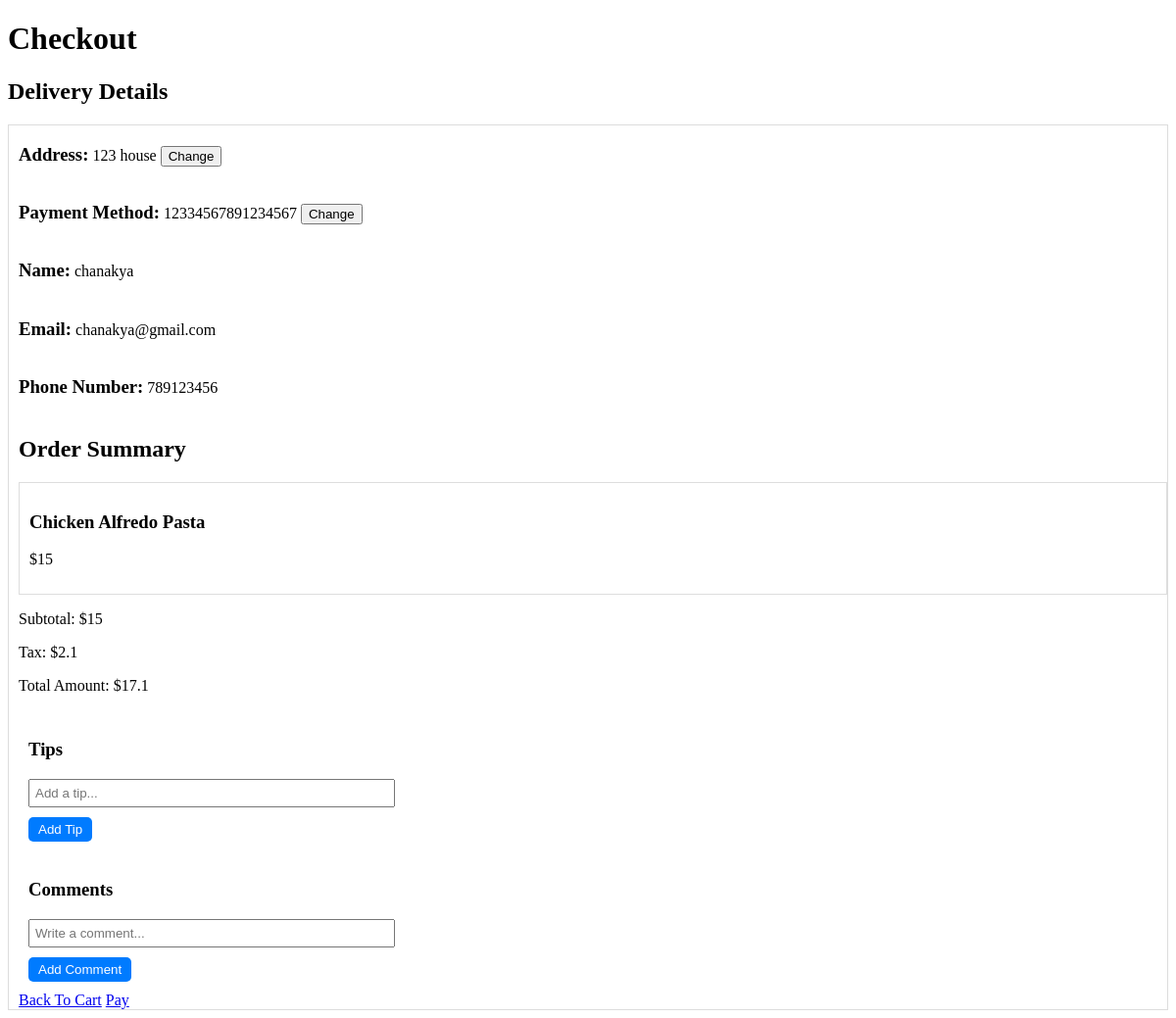
The page /checkout/1 (signed in) on the database as committed earlier.
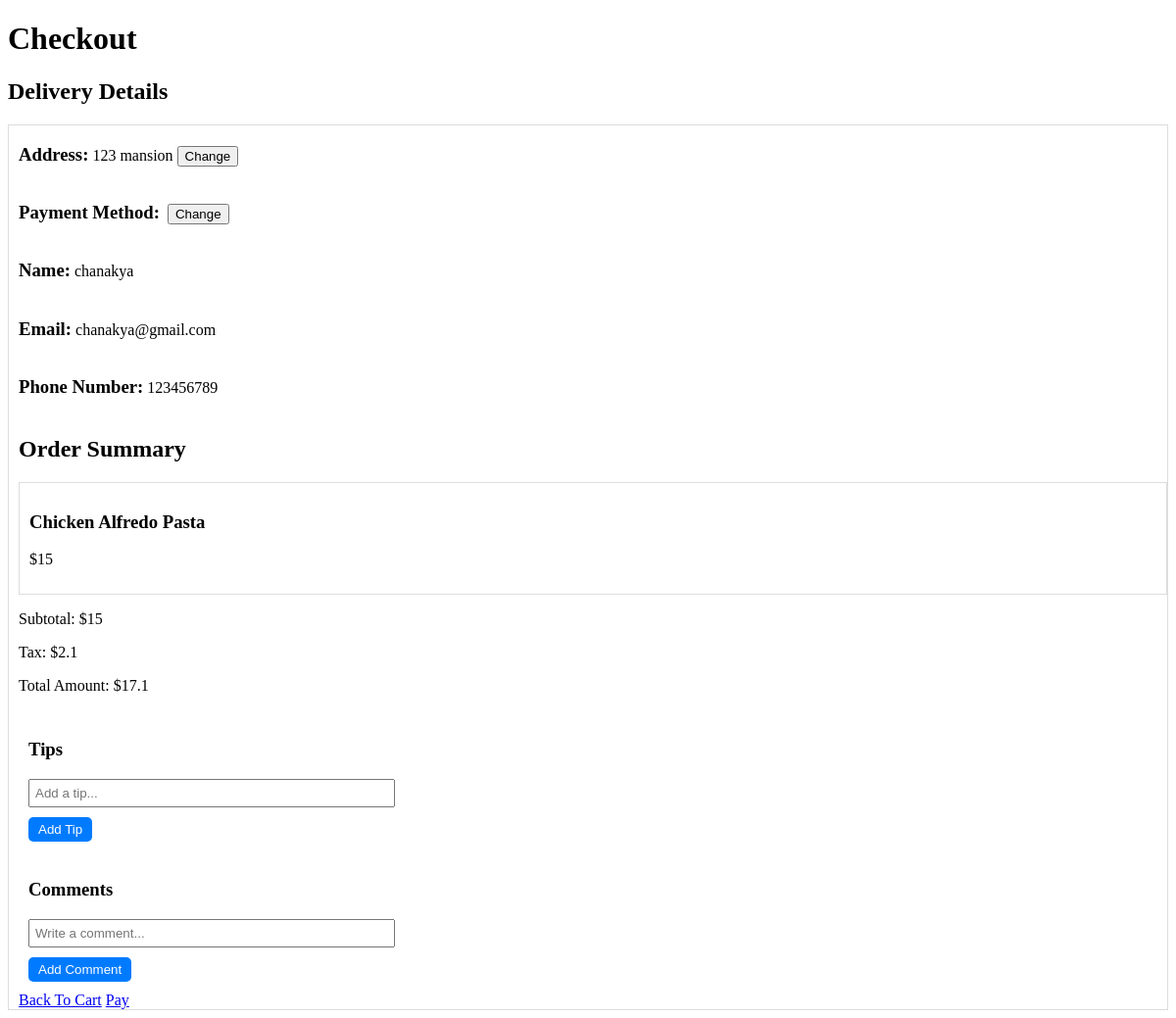
The same page on the database as committed later.
### models.py (models this page shows, shortened)
class Address(db.Model):
    id = db.Column(db.Integer, primary_key=True)
    address = db.Column(db.String(50), nullable=False)
    default = db.Column(db.Boolean, default=False, nullable=False)
    user_id = db.Column(db.Integer, db.ForeignKey('user.id'), nullable=False)

class Payment_Method(db.Model):
    id = db.Column(db.Integer, primary_key=True)
    card_num = db.Column(db.String(16), nullable=False)
    default = db.Column(db.Boolean, default=False, nullable=False)
    user_id = db.Column(db.Integer, db.ForeignKey('user.id'), nullable=False)

class User(db.Model, UserMixin):
    id = db.Column(db.Integer, primary_key=True)
    name = db.Column(db.String(20), unique=True, nullable=False)
    email = db.Column(db.String(20), unique=True, nullable=False)
    phone_number = db.Column(db.String(10), unique=True, nullable=False)
    password = db.Column(db.String(255), nullable=False)
    addresses = db.relationship('Address', backref='user', cascade='all,delete', lazy='dynamic')
    payment_methods = db.relationship('Payment_Method', backref='user', cascade='all,delete',lazy='dynamic')

### Checkout_Page/Checkout.py (the view, shortened to what this page needs)
@checkout_blueprint.route("/checkout/<restaurant_id>", methods=['GET','POST'])
def checkout(restaurant_id):
    subtotal = Subtotal.subtotal()
    restaurant = Restaurant.query.get(restaurant_id)
    if not restaurant:
        flash(f'Restaurant not found','danger')
    cart_items = Item.query.filter(Item.in_cart==True).all()
    if current_user.is_authenticated:
        checkout_pm = current_user.payment_methods.filter_by(default=True).first()
        checkout_address = current_user.addresses.filter_by(default=True).first()
        name = current_user.name
        email = current_user.email
        phone_number = current_user.phone_number
        all_addresses = current_user.addresses.all()
        all_pm = current_user.payment_methods.all()
    tax = subtotal*0.14
    total = tax + subtotal
    tip = session.get('tip')
    if tip:
        tip_dec = int(tip)/100
        t = total * tip_dec
        tot = total + t
        total = round(tot,3)
    return render_template("checkout.html", restaurant=restaurant,cart_items=cart_items,subtotal=subtotal,
                           total=total,tax=tax,name=name,email=email,phone_number=phone_number,address=checkout_address,all_addresses=all_addresses,all_pm=all_pm,payment_method=checkout_pm)

### Cart_Page/Subtotal/Subtotal.py (called while the page is built)
def subtotal():
    subtotal = 0
    cart_items = Item.query.filter_by(in_cart=True).all()
    for c in cart_items:
        subtotal += c.price
    return subtotal

### app.py (called while the page is built)
@login_manager.user_loader
def load_user(user_id):
    return User.query.get(int(user_id))

### templates/checkout.html (shortened to what this page needs)
<!DOCTYPE html>
<html>
    <head>
        <link type="text/css" rel="stylesheet" href="{{ url_for('static',filename='css/style.css') }}" />
    </head>
    <body>
        <h1>Checkout</h1>
        <h2>Delivery Details</h2>
        <div class="box">
        <div>
            <h3 class="container">Address: </h3>
            <p class="container">{{address.address}}</p>
            <div class="dropdown">
                <button class="container">Change</button>
            </div>
        </div>
        <div>
            <h3 class="container">Payment Method: </h3>
            <p class="container">{{payment_method.card_num}}</p>
            <div class="dropdown">
                <button class="container">Change</button>
            </div>
        </div>
        <div>
            <h3 class="container">Name: </h3>
            <p class="container">{{name}}</p>
        </div>
        <div>
            <h3 class="container">Email: </h3>
            <p class="container">{{email}}</p>
        </div>
        <div>
            <h3 class="container">Phone Number: </h3>
            <p class="container">{{phone_number}}</p>
        </div>
        <h2>Order Summary</h2>
        <div class="cart-item">
            {% for cart in cart_items %}
                <h3> {{ cart.name }} </h3>
                <p> ${{ cart.price }} </p>
            {% endfor %}
        </div>
        <p>Subtotal: ${{ subtotal }}</p>
        <p>Tax: ${{tax}}</p>
        <p>Total Amount: ${{total}}</p>
        <div class="comments-box">
            <h3>Tips</h3>
            <form method="post" action="{{url_for('tips.tips', restaurant_id=restaurant.id)}}">
                <input id="tip" name="tip" type="text" class="comment-input" placeholder="Add a tip...">
                <button type="submit" class="comment-button">Add Tip</button>
            </form>
        </div>
        <div class="comments-box">
            <h3>Comments</h3>
            <input type="text" class="comment-input" placeholder="Write a comment...">
            <button class="comment-button">Add Comment</button>
        </div>
        <div>
            <a  href="{{url_for('cartpage.cartpage', restaurant_id=restaurant.id)}}">Back To Cart</a>
            <a href="{{url_for('tracking.tracking', restaurant_id=restaurant.id)}}">Pay</a>
        </div>
    </body>
</html>

Rows that differ between the two databases and show on the page:
removed Address: address "123 house"
removed Payment_Method: card_num "12334567891234567"
added Address: address "123 mansion"
changed User "chanakya": phone_number "789123456" → "123456789"
